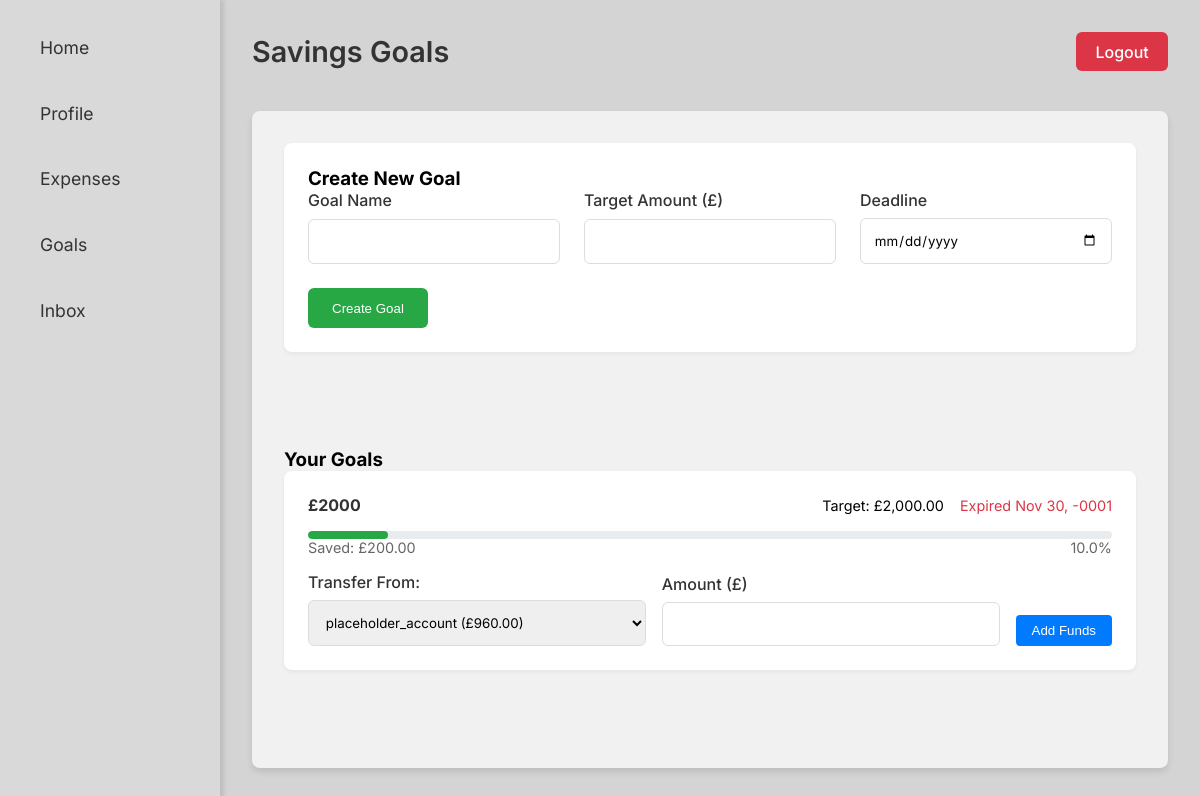
The page /goals.php (signed in) on the database its author committed.
### tables this page shows
CREATE TABLE `goals` (
  `goal_id` int(11) NOT NULL,
  `user_id` int(11) NOT NULL,
  `goal_name` varchar(100) DEFAULT NULL,
  `target_amount` decimal(12,2) DEFAULT NULL,
  `saved_amount` decimal(12,2) DEFAULT 0.00,
  `deadline` date DEFAULT NULL
);

### goals.php (the view, shortened to what this page needs)
<?php
require_once 'config.php';
$goals = $conn->prepare("SELECT * FROM Goals WHERE user_id = ? ORDER BY deadline ASC");
$goals->bind_param("i", $_SESSION['user_id']);
$goals->execute();
$goal_result = $goals->get_result();
$accounts = $conn->query("SELECT account_id, account_name, balance
                        FROM Accounts WHERE user_id = {$_SESSION['user_id']}");
?>
<!DOCTYPE html>
<html lang="en">
<head>
    <link rel="stylesheet" href="main.css">
</head>
<body>
    <div class="dashboard-grid">
        <nav class="sidebar">
            <div class="sidebar-inner">
                <a href="dashboard.php">Home</a>
                <a href="profile.php">Profile</a>
                <a href="expense_and_income.php">Expenses</a>
                <a href="goals.php">Goals</a>
                <a href="inbox.php">Inbox</a>
            </div>
        </nav>
        <main class="content-area">
            <div class="dashboard-header">
                <span class="dashboard-title">Savings Goals</span>
                <a href="logout.php" class="logout-btn">Logout</a>
            </div>
            <div class="content-white">
                <div class="goal-form-section">
                    <h3>Create New Goal</h3>
                    <form method="POST">
                        <div class="form-columns">
                            <div class="form-group">
                                <label>Goal Name</label>
                                <input type="text" name="goal_name" required>
                            </div>
                            <div class="form-group">
                                <label>Target Amount (£)</label>
                                <input type="number" step="0.01" name="target_amount" required>
                            </div>
                            <div class="form-group">
                                <label>Deadline</label>
                                <input type="date" name="deadline" required>
                            </div>
                        </div>
                        <button type="submit" name="add_goal" class="submit-btn">Create Goal</button>
                    </form>
                </div>
                <div class="goals-list">
                    <h3>Your Goals</h3>
                    <?php if($goal_result->num_rows > 0): ?>
                        <?php while($goal = $goal_result->fetch_assoc()):
                            $progress = ($goal['saved_amount'] / $goal['target_amount']) * 100;
                            $days_left = ceil((strtotime($goal['deadline']) - time()) / 86400);
                        ?>
                            <div class="goal-item">
                                <div class="goal-header">
                                    <h4><?= htmlspecialchars($goal['goal_name']) ?></h4>
                                    <div class="goal-meta">
                                        <span class="target">Target: £<?= number_format($goal['target_amount'], 2) ?></span>
                                        <span class="deadline <?= $days_left < 0 ? 'expired' : '' ?>">
                                            <?= $days_left > 0 ?
                                                $days_left . " days left" :
                                                "Expired " . date('M d, Y', strtotime($goal['deadline']))
                                            ?>
                                        </span>
                                    </div>
                                </div>
                                <div class="progress-container">
                                    <div class="progress-bar">
                                        <div class="progress-fill" style="width: <?= min($progress, 100) ?>%"></div>
                                    </div>
                                    <div class="progress-label">
                                        <span>Saved: £<?= number_format($goal['saved_amount'], 2) ?></span>
                                        <span><?= number_format($progress, 1) ?>%</span>
                                    </div>
                                </div>
                                <form method="POST" class="update-savings-form">
                                    <div class="form-group">
                                        <label>Transfer From:</label>
                                        <select name="account_id" required>
                                            <?php while($account = $accounts->fetch_assoc()): ?>
                                                <option value="<?= $account['account_id'] ?>">
                                                    <?= htmlspecialchars($account['account_name']) ?>
                                                    (£<?= number_format($account['balance'], 2) ?>)
                                                </option>
                                            <?php endwhile; ?>
                                        </select>
                                    </div>
                                    <div class="form-group">
                                        <label>Amount (£)</label>
                                        <input type="number" step="0.01" name="amount" required>
                                    </div>
                                    <button type="submit" name="update_savings" class="submit-btn-small">Add Funds</button>
                                </form>
                            </div>
                        <?php endwhile; ?>
                    <?php else: ?>
                        <div class="empty-state">No savings goals created yet</div>
                    <?php endif; ?>
                </div>
            </div>
        </main>
    </div>
</body>
</html>

### main.css (style rules this page uses)
* { margin: 0; padding: 0; box-sizing: border-box; }
body { font-family: 'Inter', sans-serif; height: 100vh; overflow: hidden; }
.dashboard-grid { display: grid; grid-template-columns: 220px 1fr; grid-template-rows: 100vh; background: rgb(212, 212, 212); }
.sidebar { background: rgba(217,217,217,1); box-shadow: 4px 0 4px rgba(0, 0, 0, 0.1); padding: 1.5rem 0; }
.content-area { padding: 2rem; display: flex; flex-direction: column; gap: 1.5rem; overflow-y: auto; }
.dashboard-header { display: flex; justify-content: space-between; align-items: center; margin-bottom: 1rem; }
.dashboard-title { font-size: 1.8rem; font-weight: 600; color: #333; }
.content-white { background: #f1f1f1; border-radius: 8px; box-shadow: 0 4px 6px rgba(0, 0, 0, 0.1); padding: 2rem; flex: 1; display: flex; flex-direction: column; gap: 2rem; }
.sidebar-inner { display: flex; flex-direction: column; gap: 1.2rem; padding: 0 1.5rem; }
.sidebar a { color: #333; text-decoration: none; font-size: 1.1rem; padding: 0.8rem 1rem; border-radius: 6px; transition: all 0.2s ease; }
.logout-btn { background: #dc3545; color: white; padding: 0.6rem 1.2rem; border-radius: 6px; text-decoration: none; font-weight: 500; }
.progress-bar { height: 8px; background: #e9ecef; border-radius: 4px; overflow: hidden; }
.progress-fill { height: 100%; background: #28a745; transition: width 0.3s ease; }
.progress-label { display: flex; justify-content: space-between; margin-bottom: 0.5rem; font-size: 0.9rem; }
.form-group { display: grid; gap: 0.5rem; }
.form-group label { font-weight: 500; color: #333; }
.form-group input, .form-group select { padding: 0.8rem; border: 1px solid #ddd; border-radius: 6px; font-family: 'Inter', sans-serif; }
.submit-btn { background: #28a745; color: white; padding: 0.8rem 1.5rem; border: none; border-radius: 6px; cursor: pointer; font-weight: 500; transition: background 0.2s; }
.form-columns { display: grid; grid-template-columns: repeat(auto-fit, minmax(200px, 1fr)); gap: 1.5rem; margin-bottom: 1.5rem; }
.goal-form-section { margin-bottom: 2rem; padding: 1.5rem; background: white; border-radius: 8px; box-shadow: 0 2px 4px rgba(0,0,0,0.05); }
.goals-list { margin-top: 2rem; }
.goal-item { padding: 1.5rem; margin-bottom: 1.5rem; background: white; border-radius: 8px; box-shadow: 0 2px 4px rgba(0,0,0,0.05); }
.goal-header { display: flex; justify-content: space-between; align-items: center; margin-bottom: 1rem; }
.goal-header h4 { color: #333; margin: 0; }
.deadline { color: #666; font-size: 0.9rem; }
.progress-container { margin: 1rem 0; }
.progress-label { display: flex; justify-content: space-between; margin-bottom: 0.5rem; font-size: 0.9rem; color: #666; }
.update-savings-form { display: flex; gap: 1rem; align-items: flex-end; margin-top: 1rem; }
.submit-btn-small { background: #007bff; color: white; padding: 0.5rem 1rem; border: none; border-radius: 4px; cursor: pointer; transition: background 0.2s; }
.update-savings-form .form-group { flex: 1; margin: 0; }
.progress-fill { background: #28a745; height: 8px; border-radius: 4px; transition: width 0.3s ease; }
.goal-meta { display: flex; gap: 1rem; font-size: 0.9rem; }
.deadline.expired { color: #dc3545; }

### rows shown on the page
goals: goal_name "£2000", target_amount "2,000.00", deadline "Nov 30, -0001", saved_amount "200.00", progress "10.0"

### other values the page prints
form field account_id "placeholder_account (£960.00)"
